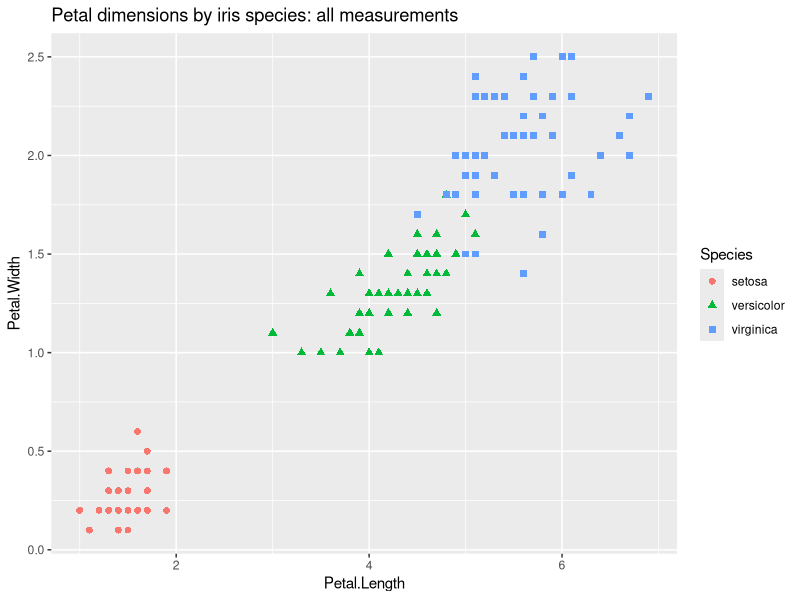
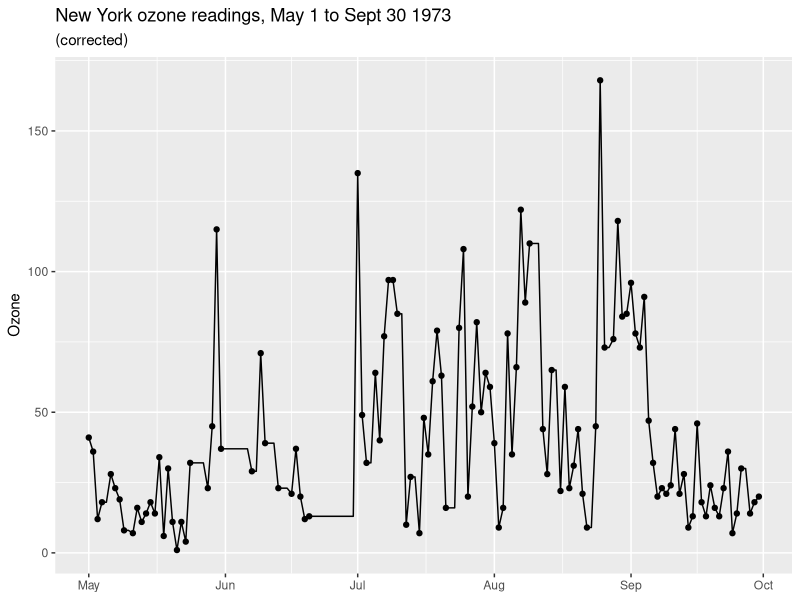
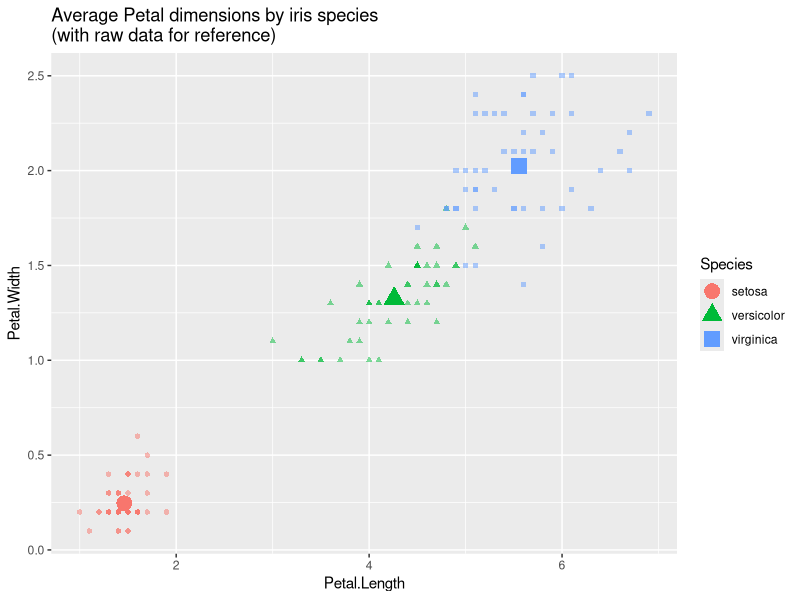

These charts were generated, in order, by the following R code:
## ---- chunk 1
library(tidyverse)
options(digits = 3)
## ---- chunk 2
skimr::skim(iris)
## ---- chunk 3
ggplot(iris, aes(
    x = Petal.Length,
    y = Petal.Width,
    shape = Species,
    colour = Species
)) +
geom_point(size = 2) +
ggtitle('Petal dimensions by iris species: all measurements')
## ---- chunk 4
columns_we_want <- c("Petal.Length", "Petal.Width", "Species")
rows_we_want <- which(iris$Petal.Length > 2)
# before
head(iris)
# include drop=False to ensure that a data frame is always returned
iris_base <- iris[rows_we_want, columns_we_want, drop = FALSE]
# after
iris_base

## ---- chunk 5
library(data.table)
iris_data <- as.data.table(iris)
columns_we_want <- c("Petal.Length", "Petal.Width", "Species")
rows_we_want <- iris$Petal.Length > 2
iris_data <- iris_data[rows_we_want, ..columns_we_want]
head(iris_data)

## ---- chunk 6
iris_data <- iris %>% 
    select(starts_with('Petal'), Species) %>% 
    filter(Petal.Length > 2)
head(iris_data)
## ---- chunk 7
head(msleep)
? msleep
## ---- chunk 8
clean_base <- msleep[complete.cases(msleep),, drop = FALSE]
summary(clean_base)
# or
clean_base <- na.omit(msleep)

## ---- chunk 9
purchases <- tibble(
    day = c(1,2,2,1,2,1),
    hour = c(9, 9, 11, 13, 13, 14),
    n_purchase = c(5, 3, 5, 1, 3, 1)
)
## ---- chunk 10
order_index <- with(purchases, order(day, hour))
  
purchases_ordered <- purchases[order_index, , drop = FALSE]
purchases_ordered$running_total <- cumsum(purchases_ordered$n_purchase)

purchases_ordered
## ---- chunk 11
library("data.table")

DT_purchases <- as.data.table(purchases)

order_cols <- c("day", "hour")
setorderv(DT_purchases, order_cols)

DT_purchases[, running_total := cumsum(n_purchase)]
## ---- chunk 12
purchases %>%
    arrange(day, hour) %>%
    mutate(running_total = cumsum(n_purchase))
## ---- chunk 13
# sort
order_index <- with(purchases, order(day, hour)) 
purchases_ordered <- purchases[order_index, , drop = FALSE]
# split into a list of groups
data_list <- split(purchases_ordered, purchases_ordered$day)
# apply cumsum to each group
data_list <- lapply(
    data_list,
    function(di) {
        di$running_total <- cumsum(di$n_purchase)
        di
    }
)
# put the results back together in a single data frame
purchases_ordered <- do.call(base::rbind, data_list)
# remove any annotations
rownames(purchases_ordered) <- NULL

purchases_ordered
## ---- chunk 14
purchases %>%
    arrange(day, hour) %>%
    group_by(day) %>%
    mutate(running_total = cumsum(n_purchase)) %>%
    ungroup()
## ---- chunk 15
library(lubridate)
datestr = function(day, month, year) {
    paste(day, month, year, sep="-")
}


## ---- chunk 16
DT_airquality <- as.data.table(airquality)

DT_airquality[, date := dmy(datestr(Day, Month, 1973))]
head(DT_airquality[, c('Ozone', 'date')])

## ---- chunk 17
DP_airquality <- airquality %>% 
    mutate(date = dmy(datestr(Day, Month, 1973))) %>% 
    select(Ozone, date)
head(DP_airquality)

## ---- chunk 18
DT_airquality[, OzoneCorrected := zoo::na.locf(Ozone, na.rm = FALSE)]
summary(DT_airquality)
## ---- chunk 19
zoo::na.locf(DP_airquality$Ozone, na.rm=FALSE)
## ---- chunk 20
DP_airquality <- DP_airquality %>% 
    mutate(OzoneCorrected = zoo::na.locf(Ozone, na.rm = FALSE))
DP_airquality %>% 
    ggplot(aes(x = date, y = Ozone)) +
    geom_point() +
    geom_line(aes(y = OzoneCorrected)) +
    ggtitle(
        'New York ozone readings, May 1 to Sept 30 1973',
        subtitle = '(corrected)'
    ) +
    labs(x = NULL)

## ---- chunk 21
iris_summary <- aggregate(
    cbind(Petal.Length, Petal.Width) ~ Species,
    data = iris,
    FUN = mean
)
print(iris_summary)
## ---- chunk 22
iris_data.table <- as.data.table(iris)
iris_data.table <- iris_data.table[, .(
    Petal.Length = mean(Petal.Length),
    Petal.Width = mean(Petal.Width)
), by = .(Species)]
## ---- chunk 23

iris_summary <- iris %>% group_by(Species) %>% 
    summarize_at(
        vars(Petal.Length, Petal.Width),
        mean,
        .groups = 'drop_last'
    )


ggplot(mapping=aes(x = Petal.Length, y = Petal.Width, shape = Species, colour = Species)) +
    geom_point(data = iris, alpha = 0.5) +
    geom_point(data = iris_summary, size = 5) +
    ggtitle("Average Petal dimensions by iris species\n(with raw data for reference)")

